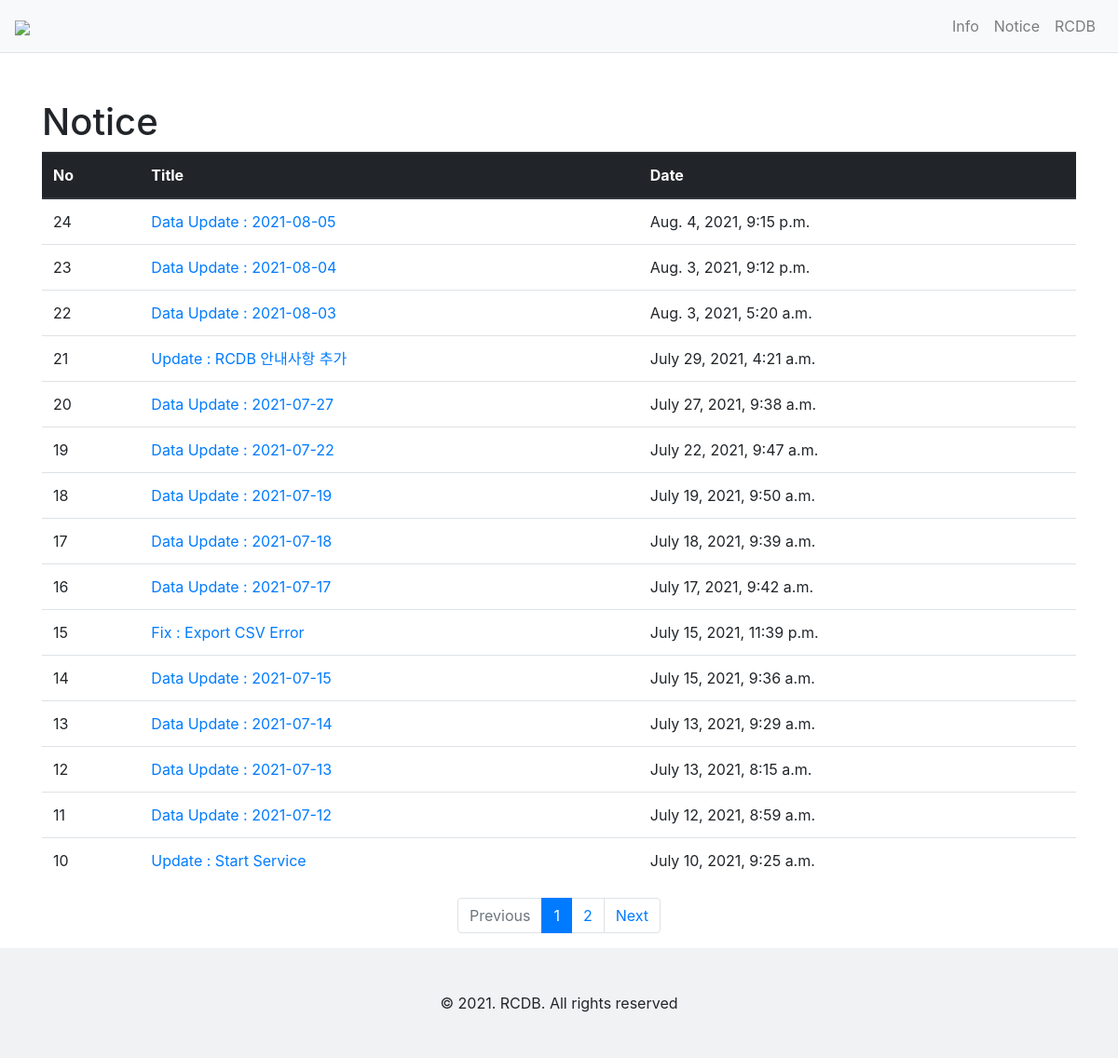
The page /notice/ on the database its author committed.
### notice/models.py (models this page shows, shortened)
class Notice(models.Model):
    subject = models.CharField(max_length=100)
    content = models.TextField()
    create_date = models.DateTimeField()

### notice/views.py (the view)
# urls.py: path('', views.index, name='index'),
def index(request):
    page = request.GET.get('page', '1')
    notice_list = Notice.objects.order_by('-create_date')
    paginator = Paginator(notice_list, 15)
    page_obj = paginator.get_page(page)
    context = {'notice_list': page_obj}
    return render(request, 'notice/notice_list.html', context)

### notice/templatetags/md_filter.py (called while the page is built)
@register.filter
def sub(value, arg):
    return value - arg

### templates/notice/notice_list.html
{% extends 'base.html' %}
{% load md_filter %}
{% block content %}
<div class="container my-3">
    <h1 style="margin-top : 50px ;">Notice</h1>
    <table class="table">
        <thead>
        <tr class="thead-dark">
            <th>No</th>
            <th>Title</th>
            <th>Date</th>
        </tr>
        </thead>
        <tbody>
        {% if notice_list %}
        {% for notice in notice_list %}
        <tr>
            <td>{{ notice_list.paginator.count|sub:notice_list.start_index|sub:forloop.counter0|add:1 }}</td>
            <td>
                <a href="{% url 'notice:detail' notice.id %}">{{ notice.subject }}</a>
            </td>
            <td>{{ notice.create_date }}</td>
        </tr>
        {% endfor %}
        {% else %}
        <tr>
            <td colspan="3">공지가 없습니다.</td>
        </tr>
        {% endif %}
        </tbody>
    </table>
    <ul class="pagination justify-content-center">
        {% if notice_list.has_previous %}
        <li class="page-item">
            <a class="page-link" href="?page={{ notice_list.previous_page_number }}">Previous</a>
        </li>
        {% else %}
        <li class="page-item disabled">
            <a class="page-link" tabindex="-1" aria-disabled="true" href="#">Previous</a>
        </li>
        {% endif %}
        {% for page_number in notice_list.paginator.page_range %}
        {% if page_number >= notice_list.number|add:-5 and page_number <= notice_list.number|add:5 %}
            {% if page_number == notice_list.number %}
            <li class="page-item active" aria-current="page">
                <a class="page-link" href="?page={{ page_number }}">{{ page_number }}</a>
            </li>
            {% else %}
            <li class="page-item">
                <a class="page-link" href="?page={{ page_number }}">{{ page_number }}</a>
            </li>
            {% endif %}
            {% endif %}
        {% endfor %}
        {% if notice_list.has_next %}
        <li class="page-item">
            <a class="page-link" href="?page={{ notice_list.next_page_number }}">Next</a>
        </li>
        {% else %}
        <li class="page-item disabled">
            <a class="page-link" tabindex="-1" aria-disabled="true" href="#">Next</a>
        </li>
        {% endif %}
    </ul>
</div>
{% endblock %}

### rows shown on the page
Notice: paginator.count|sub "24", subject "Data Update : 2021-08-05", create_date "Aug. 4, 2021, 9:15 p.m."
Notice: paginator.count|sub "23", subject "Data Update : 2021-08-04", create_date "Aug. 3, 2021, 9:12 p.m."
Notice: paginator.count|sub "22", subject "Data Update : 2021-08-03", create_date "Aug. 3, 2021, 5:20 a.m."
Notice: paginator.count|sub "21", subject "Update : RCDB 안내사항 추가", create_date "July 29, 2021, 4:21 a.m."
Notice: paginator.count|sub "20", subject "Data Update : 2021-07-27", create_date "July 27, 2021, 9:38 a.m."
Notice: paginator.count|sub "19", subject "Data Update : 2021-07-22", create_date "July 22, 2021, 9:47 a.m."
Notice: paginator.count|sub "18", subject "Data Update : 2021-07-19", create_date "July 19, 2021, 9:50 a.m."
Notice: paginator.count|sub "17", subject "Data Update : 2021-07-18", create_date "July 18, 2021, 9:39 a.m."
Notice: paginator.count|sub "16", subject "Data Update : 2021-07-17", create_date "July 17, 2021, 9:42 a.m."
Notice: paginator.count|sub "15", subject "Fix : Export CSV Error", create_date "July 15, 2021, 11:39 p.m."
Notice: paginator.count|sub "14", subject "Data Update : 2021-07-15", create_date "July 15, 2021, 9:36 a.m."
Notice: paginator.count|sub "13", subject "Data Update : 2021-07-14", create_date "July 13, 2021, 9:29 a.m."
Notice: paginator.count|sub "12", subject "Data Update : 2021-07-13", create_date "July 13, 2021, 8:15 a.m."
Notice: paginator.count|sub "11", subject "Data Update : 2021-07-12", create_date "July 12, 2021, 8:59 a.m."
Notice: paginator.count|sub "10", subject "Update : Start Service", create_date "July 10, 2021, 9:25 a.m."

### other values the page prints
{{ page_number }} "1"
{{ page_number }} "2"
